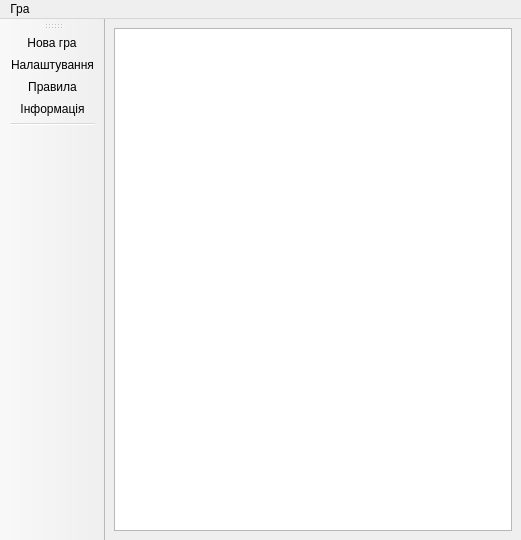
<?xml version="1.0" encoding="UTF-8"?>
<ui version="4.0">
 <class>GameWindow</class>
 <widget class="QMainWindow" name="GameWindow">
  <property name="geometry">
   <rect>
    <x>0</x>
    <y>0</y>
    <width>521</width>
    <height>540</height>
   </rect>
  </property>
  <property name="sizePolicy">
   <sizepolicy hsizetype="Expanding" vsizetype="Expanding">
    <horstretch>0</horstretch>
    <verstretch>0</verstretch>
   </sizepolicy>
  </property>
  <property name="minimumSize">
   <size>
    <width>240</width>
    <height>240</height>
   </size>
  </property>
  <property name="windowTitle">
   <string>GameWindow</string>
  </property>
  <widget class="QWidget" name="centralwidget">
   <property name="enabled">
    <bool>true</bool>
   </property>
   <layout class="QVBoxLayout" name="verticalLayout">
    <item>
     <widget class="QGraphicsView" name="boardView">
      <property name="enabled">
       <bool>true</bool>
      </property>
      <property name="sizePolicy">
       <sizepolicy hsizetype="Expanding" vsizetype="Expanding">
        <horstretch>122</horstretch>
        <verstretch>122</verstretch>
       </sizepolicy>
      </property>
      <property name="layoutDirection">
       <enum>Qt::LeftToRight</enum>
      </property>
     </widget>
    </item>
   </layout>
  </widget>
  <widget class="QMenuBar" name="menubar">
   <property name="geometry">
    <rect>
     <x>0</x>
     <y>0</y>
     <width>521</width>
     <height>24</height>
    </rect>
   </property>
   <widget class="QMenu" name="menuGra">
    <property name="title">
     <string>Гра</string>
    </property>
    <addaction name="actionNewGame"/>
    <addaction name="actionSettings"/>
    <addaction name="actionRulesMenu"/>
    <addaction name="actionInfoMenu"/>
   </widget>
   <addaction name="menuGra"/>
  </widget>
  <widget class="QToolBar" name="toolBar">
   <property name="enabled">
    <bool>true</bool>
   </property>
   <property name="windowTitle">
    <string>toolBar</string>
   </property>
   <property name="movable">
    <bool>true</bool>
   </property>
   <attribute name="toolBarArea">
    <enum>LeftToolBarArea</enum>
   </attribute>
   <attribute name="toolBarBreak">
    <bool>false</bool>
   </attribute>
   <addaction name="actionNewGame"/>
   <addaction name="actionSettings"/>
   <addaction name="actionRulesMenu"/>
   <addaction name="actionInfoMenu"/>
   <addaction name="separator"/>
  </widget>
  <action name="actionNewGame">
   <property name="icon">
    <iconset resource="resources.qrc">
     <normaloff>:/imgs/res/game</normaloff>:/imgs/res/game</iconset>
   </property>
   <property name="text">
    <string>Нова гра</string>
   </property>
  </action>
  <action name="actionSettings">
   <property name="icon">
    <iconset resource="settings.qrc">
     <normaloff>:/settings/interface.png</normaloff>:/settings/interface.png</iconset>
   </property>
   <property name="text">
    <string>Налаштування</string>
   </property>
  </action>
  <action name="actionInfoMenu">
   <property name="icon">
    <iconset resource="information.qrc">
     <normaloff>:/information.png</normaloff>:/information.png</iconset>
   </property>
   <property name="text">
    <string>Інформація</string>
   </property>
   <property name="toolTip">
    <string>Інформація</string>
   </property>
  </action>
  <action name="actionRulesMenu">
   <property name="icon">
    <iconset resource="rules.qrc">
     <normaloff>:/rules.png</normaloff>:/rules.png</iconset>
   </property>
   <property name="text">
    <string>Правила</string>
   </property>
   <property name="toolTip">
    <string>Правила</string>
   </property>
  </action>
 </widget>
 <resources>
  <include location="resources.qrc"/>
  <include location="settings.qrc"/>
  <include location="rules.qrc"/>
  <include location="information.qrc"/>
 </resources>
 <connections/>
</ui>
